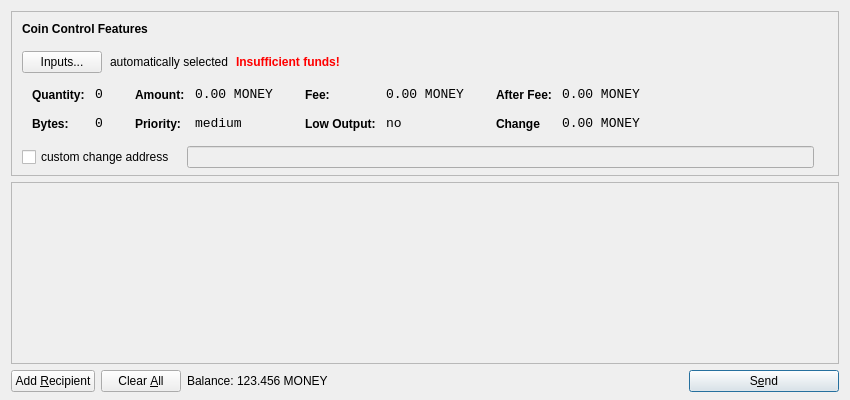
<?xml version="1.0" encoding="UTF-8"?>
<ui version="4.0">
 <class>SendCoinsDialog</class>
 <widget class="QDialog" name="SendCoinsDialog">
  <property name="geometry">
   <rect>
    <x>0</x>
    <y>0</y>
    <width>850</width>
    <height>400</height>
   </rect>
  </property>
  <property name="windowTitle">
   <string>Send Coins</string>
  </property>
  <layout class="QVBoxLayout" name="verticalLayout" stretch="0,1,0">
   <property name="bottomMargin">
    <number>8</number>
   </property>
   <item>
    <widget class="QFrame" name="frameCoinControl">
     <property name="sizePolicy">
      <sizepolicy hsizetype="Expanding" vsizetype="Expanding">
       <horstretch>0</horstretch>
       <verstretch>0</verstretch>
      </sizepolicy>
     </property>
     <property name="maximumSize">
      <size>
       <width>16777215</width>
       <height>16777215</height>
      </size>
     </property>
     <property name="frameShape">
      <enum>QFrame::StyledPanel</enum>
     </property>
     <property name="frameShadow">
      <enum>QFrame::Sunken</enum>
     </property>
     <layout class="QVBoxLayout" name="verticalLayoutCoinControl2">
      <property name="spacing">
       <number>-1</number>
      </property>
      <property name="leftMargin">
       <number>0</number>
      </property>
      <property name="topMargin">
       <number>0</number>
      </property>
      <property name="rightMargin">
       <number>0</number>
      </property>
      <property name="bottomMargin">
       <number>6</number>
      </property>
      <item>
       <layout class="QVBoxLayout" name="verticalLayoutCoinControl" stretch="0,0,0,0,1">
        <property name="spacing">
         <number>0</number>
        </property>
        <property name="leftMargin">
         <number>10</number>
        </property>
        <property name="topMargin">
         <number>10</number>
        </property>
        <item>
         <layout class="QHBoxLayout" name="horizontalLayoutCoinControl1">
          <property name="bottomMargin">
           <number>15</number>
          </property>
          <item>
           <widget class="QLabel" name="labelCoinControlFeatures">
            <property name="sizePolicy">
             <sizepolicy hsizetype="Preferred" vsizetype="Maximum">
              <horstretch>0</horstretch>
              <verstretch>0</verstretch>
             </sizepolicy>
            </property>
            <property name="font">
             <font>
              <weight>75</weight>
              <bold>true</bold>
             </font>
            </property>
            <property name="styleSheet">
             <string notr="true">font-weight:bold;</string>
            </property>
            <property name="text">
             <string>Coin Control Features</string>
            </property>
           </widget>
          </item>
         </layout>
        </item>
        <item>
         <layout class="QHBoxLayout" name="horizontalLayoutCoinControl2" stretch="0,0,0,0">
          <property name="spacing">
           <number>8</number>
          </property>
          <property name="bottomMargin">
           <number>10</number>
          </property>
          <item>
           <widget class="QPushButton" name="pushButtonCoinControl">
            <property name="styleSheet">
             <string notr="true"/>
            </property>
            <property name="text">
             <string>Inputs...</string>
            </property>
           </widget>
          </item>
          <item>
           <widget class="QLabel" name="labelCoinControlAutomaticallySelected">
            <property name="text">
             <string>automatically selected</string>
            </property>
            <property name="margin">
             <number>5</number>
            </property>
           </widget>
          </item>
          <item>
           <widget class="QLabel" name="labelCoinControlInsuffFunds">
            <property name="font">
             <font>
              <weight>75</weight>
              <bold>true</bold>
             </font>
            </property>
            <property name="styleSheet">
             <string notr="true">color:red;font-weight:bold;</string>
            </property>
            <property name="text">
             <string>Insufficient funds!</string>
            </property>
            <property name="margin">
             <number>5</number>
            </property>
           </widget>
          </item>
          <item>
           <spacer name="horizontalSpacerCoinControl">
            <property name="orientation">
             <enum>Qt::Horizontal</enum>
            </property>
            <property name="sizeHint" stdset="0">
             <size>
              <width>40</width>
              <height>1</height>
             </size>
            </property>
           </spacer>
          </item>
         </layout>
        </item>
        <item>
         <widget class="QWidget" name="widgetCoinControl" native="true">
          <property name="sizePolicy">
           <sizepolicy hsizetype="Preferred" vsizetype="Preferred">
            <horstretch>0</horstretch>
            <verstretch>0</verstretch>
           </sizepolicy>
          </property>
          <property name="minimumSize">
           <size>
            <width>0</width>
            <height>0</height>
           </size>
          </property>
          <property name="styleSheet">
           <string notr="true"/>
          </property>
          <layout class="QHBoxLayout" name="horizontalLayoutCoinControl5">
           <property name="margin">
            <number>0</number>
           </property>
           <item>
            <layout class="QHBoxLayout" name="horizontalLayoutCoinControl3" stretch="0,0,0,1">
             <property name="spacing">
              <number>20</number>
             </property>
             <property name="topMargin">
              <number>0</number>
             </property>
             <property name="bottomMargin">
              <number>10</number>
             </property>
             <item>
              <layout class="QFormLayout" name="formLayoutCoinControl1">
               <property name="horizontalSpacing">
                <number>10</number>
               </property>
               <property name="verticalSpacing">
                <number>14</number>
               </property>
               <property name="leftMargin">
                <number>10</number>
               </property>
               <property name="topMargin">
                <number>4</number>
               </property>
               <property name="rightMargin">
                <number>6</number>
               </property>
               <item row="0" column="0">
                <widget class="QLabel" name="labelCoinControlQuantityText">
                 <property name="styleSheet">
                  <string notr="true">font-weight:bold;</string>
                 </property>
                 <property name="text">
                  <string>Quantity:</string>
                 </property>
                 <property name="margin">
                  <number>0</number>
                 </property>
                </widget>
               </item>
               <item row="0" column="1">
                <widget class="QLabel" name="labelCoinControlQuantity">
                 <property name="font">
                  <font>
                   <family>Monospace</family>
                   <pointsize>10</pointsize>
                  </font>
                 </property>
                 <property name="cursor">
                  <cursorShape>IBeamCursor</cursorShape>
                 </property>
                 <property name="contextMenuPolicy">
                  <enum>Qt::ActionsContextMenu</enum>
                 </property>
                 <property name="text">
                  <string>0</string>
                 </property>
                 <property name="margin">
                  <number>0</number>
                 </property>
                 <property name="textInteractionFlags">
                  <set>Qt::LinksAccessibleByMouse|Qt::TextSelectableByKeyboard|Qt::TextSelectableByMouse</set>
                 </property>
                </widget>
               </item>
               <item row="1" column="0">
                <widget class="QLabel" name="labelCoinControlBytesText">
                 <property name="styleSheet">
                  <string notr="true">font-weight:bold;</string>
                 </property>
                 <property name="text">
                  <string>Bytes:</string>
                 </property>
                </widget>
               </item>
               <item row="1" column="1">
                <widget class="QLabel" name="labelCoinControlBytes">
                 <property name="font">
                  <font>
                   <family>Monospace</family>
                   <pointsize>10</pointsize>
                  </font>
                 </property>
                 <property name="cursor">
                  <cursorShape>IBeamCursor</cursorShape>
                 </property>
                 <property name="contextMenuPolicy">
                  <enum>Qt::ActionsContextMenu</enum>
                 </property>
                 <property name="text">
                  <string>0</string>
                 </property>
                 <property name="textInteractionFlags">
                  <set>Qt::LinksAccessibleByMouse|Qt::TextSelectableByKeyboard|Qt::TextSelectableByMouse</set>
                 </property>
                </widget>
               </item>
              </layout>
             </item>
             <item>
              <layout class="QFormLayout" name="formLayoutCoinControl2">
               <property name="horizontalSpacing">
                <number>10</number>
               </property>
               <property name="verticalSpacing">
                <number>14</number>
               </property>
               <property name="leftMargin">
                <number>6</number>
               </property>
               <property name="topMargin">
                <number>4</number>
               </property>
               <property name="rightMargin">
                <number>6</number>
               </property>
               <item row="0" column="0">
                <widget class="QLabel" name="labelCoinControlAmountText">
                 <property name="styleSheet">
                  <string notr="true">font-weight:bold;</string>
                 </property>
                 <property name="text">
                  <string>Amount:</string>
                 </property>
                 <property name="margin">
                  <number>0</number>
                 </property>
                </widget>
               </item>
               <item row="0" column="1">
                <widget class="QLabel" name="labelCoinControlAmount">
                 <property name="font">
                  <font>
                   <family>Monospace</family>
                   <pointsize>10</pointsize>
                  </font>
                 </property>
                 <property name="cursor">
                  <cursorShape>IBeamCursor</cursorShape>
                 </property>
                 <property name="contextMenuPolicy">
                  <enum>Qt::ActionsContextMenu</enum>
                 </property>
                 <property name="text">
                  <string>0.00 MONEY</string>
                 </property>
                 <property name="textInteractionFlags">
                  <set>Qt::LinksAccessibleByMouse|Qt::TextSelectableByKeyboard|Qt::TextSelectableByMouse</set>
                 </property>
                </widget>
               </item>
               <item row="1" column="0">
                <widget class="QLabel" name="labelCoinControlPriorityText">
                 <property name="styleSheet">
                  <string notr="true">font-weight:bold;</string>
                 </property>
                 <property name="text">
                  <string>Priority:</string>
                 </property>
                </widget>
               </item>
               <item row="1" column="1">
                <widget class="QLabel" name="labelCoinControlPriority">
                 <property name="font">
                  <font>
                   <family>Monospace</family>
                   <pointsize>10</pointsize>
                  </font>
                 </property>
                 <property name="cursor">
                  <cursorShape>IBeamCursor</cursorShape>
                 </property>
                 <property name="contextMenuPolicy">
                  <enum>Qt::ActionsContextMenu</enum>
                 </property>
                 <property name="text">
                  <string>medium</string>
                 </property>
                 <property name="textInteractionFlags">
                  <set>Qt::LinksAccessibleByMouse|Qt::TextSelectableByKeyboard|Qt::TextSelectableByMouse</set>
                 </property>
                </widget>
               </item>
              </layout>
             </item>
             <item>
              <layout class="QFormLayout" name="formLayoutCoinControl3">
               <property name="horizontalSpacing">
                <number>10</number>
               </property>
               <property name="verticalSpacing">
                <number>14</number>
               </property>
               <property name="leftMargin">
                <number>6</number>
               </property>
               <property name="topMargin">
                <number>4</number>
               </property>
               <property name="rightMargin">
                <number>6</number>
               </property>
               <item row="0" column="0">
                <widget class="QLabel" name="labelCoinControlFeeText">
                 <property name="styleSheet">
                  <string notr="true">font-weight:bold;</string>
                 </property>
                 <property name="text">
                  <string>Fee:</string>
                 </property>
                 <property name="margin">
                  <number>0</number>
                 </property>
                </widget>
               </item>
               <item row="0" column="1">
                <widget class="QLabel" name="labelCoinControlFee">
                 <property name="font">
                  <font>
                   <family>Monospace</family>
                   <pointsize>10</pointsize>
                  </font>
                 </property>
                 <property name="cursor">
                  <cursorShape>IBeamCursor</cursorShape>
                 </property>
                 <property name="contextMenuPolicy">
                  <enum>Qt::ActionsContextMenu</enum>
                 </property>
                 <property name="text">
                  <string>0.00 MONEY</string>
                 </property>
                 <property name="textInteractionFlags">
                  <set>Qt::LinksAccessibleByMouse|Qt::TextSelectableByKeyboard|Qt::TextSelectableByMouse</set>
                 </property>
                </widget>
               </item>
               <item row="1" column="0">
                <widget class="QLabel" name="labelCoinControlLowOutputText">
                 <property name="styleSheet">
                  <string notr="true">font-weight:bold;</string>
                 </property>
                 <property name="text">
                  <string>Low Output:</string>
                 </property>
                </widget>
               </item>
               <item row="1" column="1">
                <widget class="QLabel" name="labelCoinControlLowOutput">
                 <property name="font">
                  <font>
                   <family>Monospace</family>
                   <pointsize>10</pointsize>
                  </font>
                 </property>
                 <property name="cursor">
                  <cursorShape>IBeamCursor</cursorShape>
                 </property>
                 <property name="contextMenuPolicy">
                  <enum>Qt::ActionsContextMenu</enum>
                 </property>
                 <property name="text">
                  <string>no</string>
                 </property>
                 <property name="textInteractionFlags">
                  <set>Qt::LinksAccessibleByMouse|Qt::TextSelectableByKeyboard|Qt::TextSelectableByMouse</set>
                 </property>
                </widget>
               </item>
              </layout>
             </item>
             <item>
              <layout class="QFormLayout" name="formLayoutCoinControl4">
               <property name="horizontalSpacing">
                <number>10</number>
               </property>
               <property name="verticalSpacing">
                <number>14</number>
               </property>
               <property name="leftMargin">
                <number>6</number>
               </property>
               <property name="topMargin">
                <number>4</number>
               </property>
               <property name="rightMargin">
                <number>6</number>
               </property>
               <item row="0" column="0">
                <widget class="QLabel" name="labelCoinControlAfterFeeText">
                 <property name="styleSheet">
                  <string notr="true">font-weight:bold;</string>
                 </property>
                 <property name="text">
                  <string>After Fee:</string>
                 </property>
                 <property name="margin">
                  <number>0</number>
                 </property>
                </widget>
               </item>
               <item row="0" column="1">
                <widget class="QLabel" name="labelCoinControlAfterFee">
                 <property name="font">
                  <font>
                   <family>Monospace</family>
                   <pointsize>10</pointsize>
                  </font>
                 </property>
                 <property name="cursor">
                  <cursorShape>IBeamCursor</cursorShape>
                 </property>
                 <property name="contextMenuPolicy">
                  <enum>Qt::ActionsContextMenu</enum>
                 </property>
                 <property name="text">
                  <string>0.00 MONEY</string>
                 </property>
                 <property name="textInteractionFlags">
                  <set>Qt::LinksAccessibleByMouse|Qt::TextSelectableByKeyboard|Qt::TextSelectableByMouse</set>
                 </property>
                </widget>
               </item>
               <item row="1" column="0">
                <widget class="QLabel" name="labelCoinControlChangeText">
                 <property name="styleSheet">
                  <string notr="true">font-weight:bold;</string>
                 </property>
                 <property name="text">
                  <string>Change</string>
                 </property>
                </widget>
               </item>
               <item row="1" column="1">
                <widget class="QLabel" name="labelCoinControlChange">
                 <property name="font">
                  <font>
                   <family>Monospace</family>
                   <pointsize>10</pointsize>
                  </font>
                 </property>
                 <property name="cursor">
                  <cursorShape>IBeamCursor</cursorShape>
                 </property>
                 <property name="contextMenuPolicy">
                  <enum>Qt::ActionsContextMenu</enum>
                 </property>
                 <property name="text">
                  <string>0.00 MONEY</string>
                 </property>
                 <property name="textInteractionFlags">
                  <set>Qt::LinksAccessibleByMouse|Qt::TextSelectableByKeyboard|Qt::TextSelectableByMouse</set>
                 </property>
                </widget>
               </item>
              </layout>
             </item>
            </layout>
           </item>
          </layout>
         </widget>
        </item>
        <item>
         <layout class="QHBoxLayout" name="horizontalLayoutCoinControl4" stretch="0,0,0">
          <property name="spacing">
           <number>12</number>
          </property>
          <property name="sizeConstraint">
           <enum>QLayout::SetDefaultConstraint</enum>
          </property>
          <property name="topMargin">
           <number>5</number>
          </property>
          <property name="rightMargin">
           <number>5</number>
          </property>
          <item>
           <widget class="QCheckBox" name="checkBoxCoinControlChange">
            <property name="text">
             <string>custom change address</string>
            </property>
           </widget>
          </item>
          <item>
           <widget class="QLineEdit" name="lineEditCoinControlChange">
            <property name="enabled">
             <bool>false</bool>
            </property>
            <property name="sizePolicy">
             <sizepolicy hsizetype="Expanding" vsizetype="Fixed">
              <horstretch>0</horstretch>
              <verstretch>0</verstretch>
             </sizepolicy>
            </property>
           </widget>
          </item>
          <item>
           <widget class="QLabel" name="labelCoinControlChangeLabel">
            <property name="sizePolicy">
             <sizepolicy hsizetype="Preferred" vsizetype="Expanding">
              <horstretch>0</horstretch>
              <verstretch>0</verstretch>
             </sizepolicy>
            </property>
            <property name="minimumSize">
             <size>
              <width>0</width>
              <height>0</height>
             </size>
            </property>
            <property name="text">
             <string/>
            </property>
            <property name="margin">
             <number>3</number>
            </property>
           </widget>
          </item>
         </layout>
        </item>
        <item>
         <spacer name="verticalSpacerCoinControl">
          <property name="orientation">
           <enum>Qt::Vertical</enum>
          </property>
          <property name="sizeHint" stdset="0">
           <size>
            <width>800</width>
            <height>1</height>
           </size>
          </property>
         </spacer>
        </item>
       </layout>
      </item>
     </layout>
    </widget>
   </item>
   <item>
    <widget class="QScrollArea" name="scrollArea">
     <property name="widgetResizable">
      <bool>true</bool>
     </property>
     <widget class="QWidget" name="scrollAreaWidgetContents">
      <property name="geometry">
       <rect>
        <x>0</x>
        <y>0</y>
        <width>830</width>
        <height>165</height>
       </rect>
      </property>
      <layout class="QVBoxLayout" name="verticalLayout_2">
       <property name="margin">
        <number>0</number>
       </property>
       <item>
        <layout class="QVBoxLayout" name="entries">
         <property name="spacing">
          <number>6</number>
         </property>
        </layout>
       </item>
       <item>
        <spacer name="verticalSpacer">
         <property name="orientation">
          <enum>Qt::Vertical</enum>
         </property>
         <property name="sizeHint" stdset="0">
          <size>
           <width>20</width>
           <height>40</height>
          </size>
         </property>
        </spacer>
       </item>
      </layout>
     </widget>
    </widget>
   </item>
   <item>
    <layout class="QHBoxLayout" name="horizontalLayout">
     <item>
      <widget class="QPushButton" name="addButton">
       <property name="toolTip">
        <string>Send to multiple recipients at once</string>
       </property>
       <property name="text">
        <string>Add &amp;Recipient</string>
       </property>
       <property name="icon">
        <iconset resource="../bitcoin.qrc">
         <normaloff>:/icons/add</normaloff>:/icons/add</iconset>
       </property>
       <property name="autoDefault">
        <bool>false</bool>
       </property>
      </widget>
     </item>
     <item>
      <widget class="QPushButton" name="clearButton">
       <property name="sizePolicy">
        <sizepolicy hsizetype="Minimum" vsizetype="Fixed">
         <horstretch>0</horstretch>
         <verstretch>0</verstretch>
        </sizepolicy>
       </property>
       <property name="toolTip">
        <string>Remove all transaction fields</string>
       </property>
       <property name="text">
        <string>Clear &amp;All</string>
       </property>
       <property name="icon">
        <iconset resource="../bitcoin.qrc">
         <normaloff>:/icons/remove</normaloff>:/icons/remove</iconset>
       </property>
       <property name="autoRepeatDelay">
        <number>300</number>
       </property>
       <property name="autoDefault">
        <bool>false</bool>
       </property>
      </widget>
     </item>
     <item>
      <layout class="QHBoxLayout" name="horizontalLayout_2">
       <property name="spacing">
        <number>3</number>
       </property>
       <item>
        <widget class="QLabel" name="label">
         <property name="sizePolicy">
          <sizepolicy hsizetype="Preferred" vsizetype="Fixed">
           <horstretch>0</horstretch>
           <verstretch>0</verstretch>
          </sizepolicy>
         </property>
         <property name="text">
          <string>Balance:</string>
         </property>
        </widget>
       </item>
       <item>
        <widget class="QLabel" name="labelBalance">
         <property name="sizePolicy">
          <sizepolicy hsizetype="Preferred" vsizetype="Fixed">
           <horstretch>0</horstretch>
           <verstretch>0</verstretch>
          </sizepolicy>
         </property>
         <property name="cursor">
          <cursorShape>IBeamCursor</cursorShape>
         </property>
         <property name="text">
          <string>123.456 MONEY</string>
         </property>
         <property name="textInteractionFlags">
          <set>Qt::LinksAccessibleByMouse|Qt::TextSelectableByKeyboard|Qt::TextSelectableByMouse</set>
         </property>
        </widget>
       </item>
      </layout>
     </item>
     <item>
      <spacer name="horizontalSpacer">
       <property name="orientation">
        <enum>Qt::Horizontal</enum>
       </property>
       <property name="sizeHint" stdset="0">
        <size>
         <width>40</width>
         <height>20</height>
        </size>
       </property>
      </spacer>
     </item>
     <item>
      <widget class="QPushButton" name="sendButton">
       <property name="minimumSize">
        <size>
         <width>150</width>
         <height>0</height>
        </size>
       </property>
       <property name="toolTip">
        <string>Confirm the send action</string>
       </property>
       <property name="text">
        <string>S&amp;end</string>
       </property>
       <property name="icon">
        <iconset resource="../bitcoin.qrc">
         <normaloff>:/icons/send</normaloff>:/icons/send</iconset>
       </property>
       <property name="default">
        <bool>true</bool>
       </property>
      </widget>
     </item>
    </layout>
   </item>
  </layout>
 </widget>
 <resources>
  <include location="../bitcoin.qrc"/>
 </resources>
 <connections/>
</ui>
